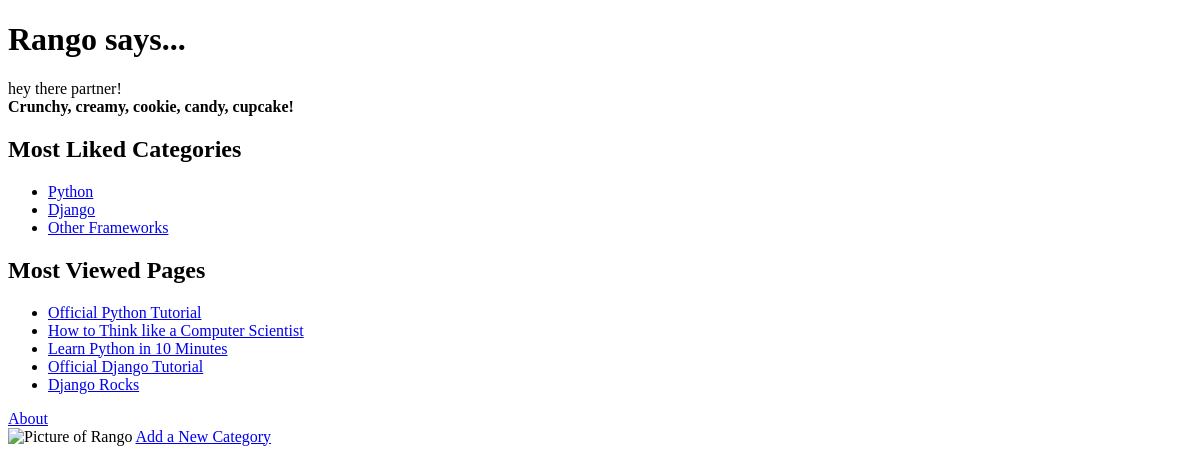
The app's page /, older data.
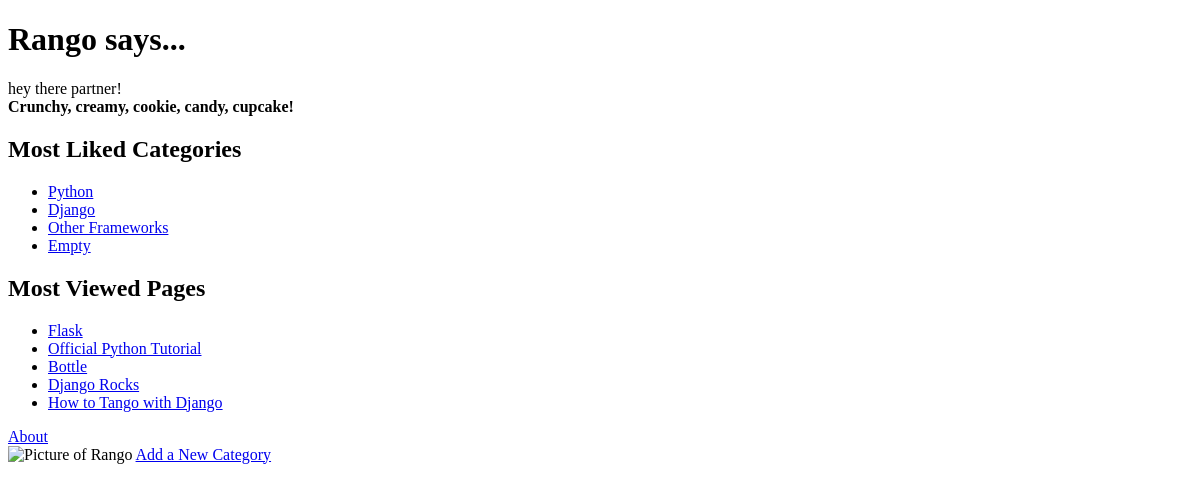
The same page, newer data.
### rango/models.py (models this page shows, shortened)
class Category(models.Model):
    name = models.CharField(max_length=128, unique=True)
    views = models.IntegerField(default=0)
    likes = models.IntegerField(default=0)
    slug = models.SlugField(unique=True)
    class Meta:
        verbose_name_plural = 'Categories'

class Page(models.Model):
    category = models.ForeignKey(Category, on_delete=models.CASCADE)
    title = models.CharField(max_length=128)
    url = models.URLField()
    views = models.IntegerField(default=0)

### rango/views.py (the view)
# urls.py: path('', views.index, name='index'),
def index(request):
    context_dict = {}
    context_dict['boldmessage'] = 'Crunchy, creamy, cookie, candy, cupcake!'
    try:
        category_list = Category.objects.order_by('-likes')[:5]
        page_list = Page.objects.order_by('-views')[:5]
        context_dict['categories'] = category_list
        context_dict['pages'] = page_list
    except:
        context_dict['categories'] = None
        context_dict['pages'] = None
    return render(request, 'rango/index.html', context=context_dict)

### templates/rango/index.html (shortened to what this page needs)
<!DOCTYPE html>
{% load staticfiles %}
<html lang="en">
<head>
</head>
<body>
    <h1>Rango says...</h1>
    <div>
        hey there partner! <br/>
        <strong>{{ boldmessage }}</strong><br />
    </div>
    <div>
        <h2>Most Liked Categories</h2>
        {% if categories %}
            <ul>
                {% for category in categories %}
                    <li>
                        <a href="/rango/category/{{ category.slug }}/">{{ category.name }}</a>
                    </li>
                {% endfor %}
            </ul>
        {% else %}
            <strong>There are no categories present.</strong>
        {% endif %}
    </div>
    <div>
        <h2>Most Viewed Pages</h2>
        {% if pages %}
            <ul>
                {% for page in pages %}
                    <li>
                        <a href="{{ page.url }}">{{ page.title }}</a>
                    </li>
                {% endfor %}
            </ul>
        {% else %}
            <strong>There are no pages present.</strong>
        {% endif %}
    </div>
    <div>
        <a href="/rango/about/">About</a><br />
        <img src="{% static 'images/rango.jpg' %}"
        alt="Picture of Rango"
        width="250" height="400"/>
        <a href="/rango/add_category/">Add a New Category</a><br />
    </div>
</body>
</html>

Row changes from the older to the newer data that the page shows:
no longer on this page (row edited): Page: title "How to Think like a Computer Scientist"
no longer on this page (row edited): Page: title "Learn Python in 10 Minutes"
no longer on this page (row edited): Page: title "Official Django Tutorial"
added Category: name "Empty"
now on this page (row edited): Page: title "Flask"
now on this page (row edited): Page: title "Bottle"
now on this page (row edited): Page: title "How to Tango with Django"
